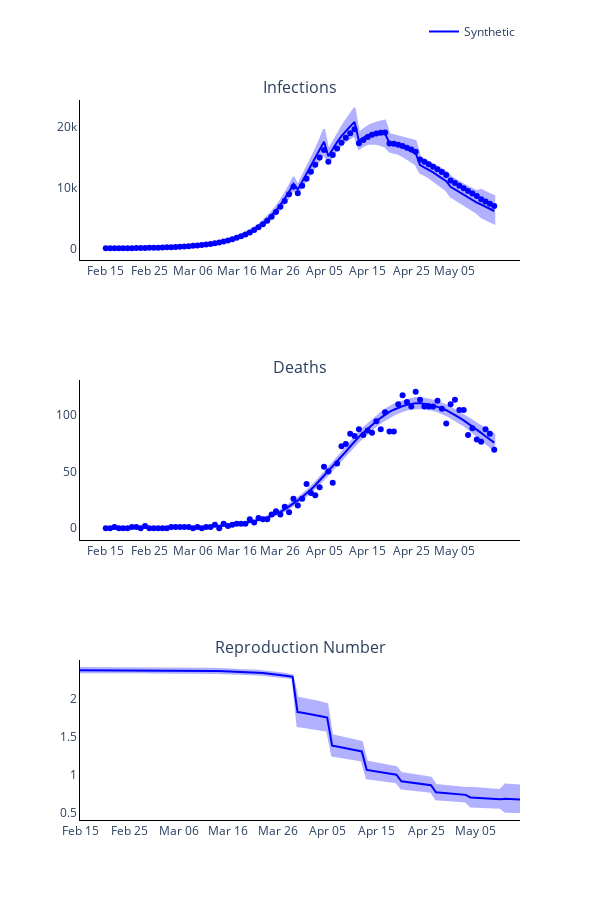

The cell this chart's notebook holds for it:
### Markdown cell above
### Plot observed versus predicted using model with inferred parameters

### Code cell
# Trace names - represent the solver used for the simulation
trace_name = ['Synthetic']
titles = ['Infections', 'Deaths', 'Reproduction Number']

fig = go.Figure()
fig = make_subplots(rows=len(titles), cols=1, subplot_titles=tuple(titles), horizontal_spacing = 0.15)

# Plot (continuous predicted timeline and pointwise observed numbers each day)
for r, region in enumerate(regions):
    # Plot of infections
    fig.add_trace(
        go.Scatter(
            x=times,
            y=new_infec_mean[r].tolist(),
            mode='lines',
            name=trace_name[r],
            line_color=colours[r]
        ),
        row= 1,
        col= 1
    )

    fig.add_trace(
        go.Scatter(
            x=times + times[::-1],
            y=new_infec_upper[r].tolist() + new_infec_lower[r].tolist()[::-1],
            fill='toself',
            fillcolor=colours[r],
            line_color=colours[r],
            opacity=0.3,
            mode='lines',
            showlegend=False,
            name=trace_name[r]
        ),
        row= 1,
        col= 1
    )

    fig.add_trace(
        go.Scatter(
            x=times,
            y=np.sum(new_infec_scipy_solver[r], axis=1).tolist(),
            mode='markers',
            name=trace_name[r],
            showlegend=False,
            line_color=colours[r]
        ),
        row= 1,
        col= 1
    )

    # Plot deaths
    fig.add_trace(
        go.Scatter(
            x=times,
            y=deaths_mean[r].tolist(),
            mode='lines',
            name=trace_name[r],
            showlegend=False,
            line_color=colours[r]
        ),
        row= 2,
        col= 1
    )

    fig.add_trace(
        go.Scatter(
            x=times + times[::-1],
            y=deaths_upper[r].tolist() + deaths_lower[r].tolist()[::-1],
            fill='toself',
            fillcolor=colours[r],
            line_color=colours[r],
            opacity=0.3,
            mode='lines',
            showlegend=False,
            name=trace_name[r]
        ),
        row= 2,
        col= 1
    )

    fig.add_trace(
        go.Scatter(
            x=times,
            y=np.sum(deaths_data[r], axis=1).tolist(),
            mode='markers',
            name=trace_name[r],
            showlegend=False,
            line_color=colours[r]
        ),
        row= 2,
        col= 1
    )

    # Plot reproduction number
    fig.add_trace(
        go.Scatter(
            x=times,
            y=reprod_num_mean[r].tolist(),
            mode='lines',
            name=trace_name[r],
            showlegend=False,
            line_color=colours[r]
        ),
        row= 3,
        col= 1
    )

    fig.add_trace(
        go.Scatter(
            x=times + times[::-1],
            y=reprod_num_upper[r].tolist() + reprod_num_lower[r].tolist()[::-1],
            fill='toself',
            fillcolor=colours[r],
            line_color=colours[r],
            opacity=0.3,
            mode='lines',
            showlegend=False,
            name=trace_name[r]
        ),
        row= 3,
        col= 1
    )

# Add axis labels
fig.update_layout(
    width=600, 
    height=900,
    plot_bgcolor='white',
    xaxis=dict(
        linecolor='black',
        tickvals=np.arange(1, 90, 10).tolist(),
        ticktext=['Feb 15', 'Feb 25', 'Mar 06', 'Mar 16', 'Mar 26', 'Apr 05', 'Apr 15', 'Apr 25', 'May 05', 'May 15']),
    yaxis=dict(linecolor='black'),
    xaxis2=dict(
        linecolor='black',
        tickvals=np.arange(1, 90, 10).tolist(),
        ticktext=['Feb 15', 'Feb 25', 'Mar 06', 'Mar 16', 'Mar 26', 'Apr 05', 'Apr 15', 'Apr 25', 'May 05', 'May 15']),
    yaxis2=dict(linecolor='black'),
    xaxis3=dict(
        linecolor='black',
        tickvals=np.arange(1, 90, 10).tolist(),
        ticktext=['Feb 15', 'Feb 25', 'Mar 06', 'Mar 16', 'Mar 26', 'Apr 05', 'Apr 15', 'Apr 25', 'May 05', 'May 15']),
    yaxis3=dict(linecolor='black'),
    legend=dict(
        orientation='h',
        yanchor="bottom",
        y=1.075,
        xanchor="right",
        x=1)
    )

fig.write_image('images/Figure-3-synthetic.pdf')
fig.show()

### Figure 1 — Plotly figure (JSON) as saved in the notebook; plotly's stock layout.template omitted (floating-point values rounded to 4 significant figures; data arrays with more than 128 entries replaced by an {"elided": "..."} marker saying what was removed)
{"data": [{"line": {"color": "blue"}, "mode": "lines", "name": "Synthetic", "type": "scatter", "x": [1, 2, 3, 4, 5, 6, 7, 8, 9, 10, 11, 12, 13, 14, 15, 16, 17, 18, 19, 20, 21, 22, 23, 24, 25, 26, 27, 28, 29, 30, 31, 32, 33, 34, 35, 36, 37, 38, 39, 40, 41, 42, 43, 44, 45, 46, 47, 48, 49, 50, 51, 52, 53, 54, 55, 56, 57, 58, 59, 60, 61, 62, 63, 64, 65, 66, 67, 68, 69, 70, 71, 72, 73, 74, 75, 76, 77, 78, 79, 80, 81, 82, 83, 84, 85, 86, 87, 88, 89, 90], "xaxis": "x", "y": [52.46, 48.7, 44.42, 43.91, 47.22, 53.36, 61.44, 71.0, 81.99, 94.55, 108.9, 125.5, 144.5, 166.4, 191.6, 220.7, 254.1, 292.6, 336.9, 387.9, 446.5, 513.9, 591.6, 680.8, 783.3, 901.4, 1037.0, 1194.0, 1372.0, 1578.0, 1815.0, 2087.0, 2397.0, 2753.0, 3161.0, 3627.0, 4162.0, 4772.0, 5467.0, 6258.0, 7160.0, 8184.0, 9344.0, 10660.0, 9721.0, 11010.0, 12300.0, 13570.0, 14860.0, 16180.0, 17580.0, 15190.0, 16400.0, 17530.0, 18500.0, 19350.0, 20110.0, 20820.0, 17710.0, 18240.0, 18640.0, 18880.0, 18970.0, 18970.0, 18900.0, 17350.0, 17200.0, 17000.0, 16730.0, 16410.0, 16060.0, 15680.0, 13750.0, 13380.0, 12970.0, 12530.0, 12050.0, 11560.0, 11070.0, 10170.0, 9711.0, 9263.0, 8821.0, 8388.0, 7968.0, 7562.0, 7245.0, 6869.0, 6513.0, 6177.0], "yaxis": "y"}, {"fill": "toself", "fillcolor": "blue", "line": {"color": "blue"}, "mode": "lines", "name": "Synthetic", "opacity": 0.3, "showlegend": false, "type": "scatter", "x": {"elided": "180 int values"}, "xaxis": "x", "y": {"elided": "180 float values"}, "yaxis": "y"}, {"line": {"color": "blue"}, "mode": "markers", "name": "Synthetic", "showlegend": false, "type": "scatter", "x": [1, 2, 3, 4, 5, 6, 7, 8, 9, 10, 11, 12, 13, 14, 15, 16, 17, 18, 19, 20, 21, 22, 23, 24, 25, 26, 27, 28, 29, 30, 31, 32, 33, 34, 35, 36, 37, 38, 39, 40, 41, 42, 43, 44, 45, 46, 47, 48, 49, 50, 51, 52, 53, 54, 55, 56, 57, 58, 59, 60, 61, 62, 63, 64, 65, 66, 67, 68, 69, 70, 71, 72, 73, 74, 75, 76, 77, 78, 79, 80, 81, 82, 83, 84, 85, 86, 87, 88, 89, 90], "xaxis": "x", "y": [52.19, 48.44, 44.16, 43.6, 46.83, 52.86, 60.79, 70.19, 80.97, 93.29, 107.4, 123.5, 142.1, 163.5, 188.1, 216.4, 249.0, 286.5, 329.5, 378.9, 435.7, 501.1, 576.2, 662.5, 761.5, 875.5, 1006.0, 1157.0, 1329.0, 1527.0, 1755.0, 2015.0, 2312.0, 2654.0, 3044.0, 3490.0, 4001.0, 4583.0, 5246.0, 6001.0, 6860.0, 7835.0, 8941.0, 10190.0, 9110.0, 10310.0, 11500.0, 12660.0, 13810.0, 14990.0, 16220.0, 14270.0, 15390.0, 16460.0, 17400.0, 18230.0, 18960.0, 19650.0, 17330.0, 17880.0, 18370.0, 18720.0, 18940.0, 19050.0, 19090.0, 17280.0, 17230.0, 17100.0, 16880.0, 16600.0, 16290.0, 15940.0, 14640.0, 14280.0, 13890.0, 13470.0, 13030.0, 12580.0, 12120.0, 11210.0, 10780.0, 10350.0, 9917.0, 9486.0, 9061.0, 8649.0, 8112.0, 7731.0, 7356.0, 6995.0], "yaxis": "y"}, {"line": {"color": "blue"}, "mode": "lines", "name": "Synthetic", "showlegend": false, "type": "scatter", "x": [1, 2, 3, 4, 5, 6, 7, 8, 9, 10, 11, 12, 13, 14, 15, 16, 17, 18, 19, 20, 21, 22, 23, 24, 25, 26, 27, 28, 29, 30, 31, 32, 33, 34, 35, 36, 37, 38, 39, 40, 41, 42, 43, 44, 45, 46, 47, 48, 49, 50, 51, 52, 53, 54, 55, 56, 57, 58, 59, 60, 61, 62, 63, 64, 65, 66, 67, 68, 69, 70, 71, 72, 73, 74, 75, 76, 77, 78, 79, 80, 81, 82, 83, 84, 85, 86, 87, 88, 89, 90], "xaxis": "x2", "y": [0.011, 0.0246, 0.03874, 0.05306, 0.06791, 0.08382, 0.1013, 0.1208, 0.1428, 0.1679, 0.1964, 0.229, 0.2665, 0.3095, 0.3589, 0.4158, 0.4813, 0.5568, 0.6437, 0.7437, 0.859, 0.9918, 1.145, 1.321, 1.523, 1.756, 2.025, 2.334, 2.69, 3.099, 3.566, 4.105, 4.725, 5.438, 6.257, 7.199, 8.279, 9.52, 10.94, 12.57, 14.44, 16.57, 19.02, 21.81, 24.49, 27.39, 30.56, 34.03, 37.81, 41.91, 46.36, 50.35, 54.4, 58.57, 62.88, 67.31, 71.86, 76.49, 80.37, 84.02, 87.52, 90.87, 94.07, 97.09, 99.93, 102.2, 104.2, 105.9, 107.4, 108.5, 109.4, 110.0, 110.0, 109.6, 109.0, 108.1, 106.9, 105.4, 103.7, 101.7, 99.48, 97.25, 94.84, 92.26, 89.55, 86.73, 83.84, 80.89, 78.13, 75.32], "yaxis": "y2"}, {"fill": "toself", "fillcolor": "blue", "line": {"color": "blue"}, "mode": "lines", "name": "Synthetic", "opacity": 0.3, "showlegend": false, "type": "scatter", "x": {"elided": "180 int values"}, "xaxis": "x2", "y": {"elided": "180 float values"}, "yaxis": "y2"}, {"line": {"color": "blue"}, "mode": "markers", "name": "Synthetic", "showlegend": false, "type": "scatter", "x": [1, 2, 3, 4, 5, 6, 7, 8, 9, 10, 11, 12, 13, 14, 15, 16, 17, 18, 19, 20, 21, 22, 23, 24, 25, 26, 27, 28, 29, 30, 31, 32, 33, 34, 35, 36, 37, 38, 39, 40, 41, 42, 43, 44, 45, 46, 47, 48, 49, 50, 51, 52, 53, 54, 55, 56, 57, 58, 59, 60, 61, 62, 63, 64, 65, 66, 67, 68, 69, 70, 71, 72, 73, 74, 75, 76, 77, 78, 79, 80, 81, 82, 83, 84, 85, 86, 87, 88, 89, 90], "xaxis": "x2", "y": [0, 0, 1, 0, 0, 0, 1, 1, 0, 2, 0, 0, 0, 0, 0, 1, 1, 1, 1, 1, 0, 1, 0, 1, 1, 3, 0, 4, 2, 3, 4, 4, 4, 8, 5, 9, 8, 8, 12, 15, 12, 19, 14, 26, 20, 26, 39, 31, 29, 36, 54, 50, 40, 57, 72, 74, 83, 81, 87, 82, 86, 84, 94, 87, 102, 85, 85, 109, 117, 111, 107, 120, 113, 107, 107, 107, 112, 105, 92, 109, 113, 104, 104, 82, 88, 78, 76, 87, 83, 69], "yaxis": "y2"}, {"line": {"color": "blue"}, "mode": "lines", "name": "Synthetic", "showlegend": false, "type": "scatter", "x": [1, 2, 3, 4, 5, 6, 7, 8, 9, 10, 11, 12, 13, 14, 15, 16, 17, 18, 19, 20, 21, 22, 23, 24, 25, 26, 27, 28, 29, 30, 31, 32, 33, 34, 35, 36, 37, 38, 39, 40, 41, 42, 43, 44, 45, 46, 47, 48, 49, 50, 51, 52, 53, 54, 55, 56, 57, 58, 59, 60, 61, 62, 63, 64, 65, 66, 67, 68, 69, 70, 71, 72, 73, 74, 75, 76, 77, 78, 79, 80, 81, 82, 83, 84, 85, 86, 87, 88, 89, 90], "xaxis": "x3", "y": [2.367, 2.367, 2.367, 2.367, 2.367, 2.367, 2.367, 2.367, 2.366, 2.366, 2.366, 2.366, 2.366, 2.366, 2.366, 2.365, 2.365, 2.365, 2.364, 2.364, 2.364, 2.363, 2.362, 2.362, 2.361, 2.36, 2.359, 2.358, 2.356, 2.355, 2.353, 2.351, 2.348, 2.345, 2.342, 2.338, 2.334, 2.329, 2.323, 2.317, 2.31, 2.301, 2.291, 2.281, 1.82, 1.811, 1.801, 1.789, 1.777, 1.763, 1.749, 1.382, 1.371, 1.359, 1.347, 1.334, 1.32, 1.306, 1.064, 1.054, 1.044, 1.033, 1.023, 1.013, 1.002, 0.917, 0.9082, 0.8996, 0.8911, 0.8828, 0.8747, 0.8668, 0.7732, 0.767, 0.7612, 0.7555, 0.7501, 0.7449, 0.7399, 0.7066, 0.7024, 0.6984, 0.6946, 0.6909, 0.6875, 0.6842, 0.6884, 0.6854, 0.6825, 0.6798], "yaxis": "y3"}, {"fill": "toself", "fillcolor": "blue", "line": {"color": "blue"}, "mode": "lines", "name": "Synthetic", "opacity": 0.3, "showlegend": false, "type": "scatter", "x": {"elided": "180 int values"}, "xaxis": "x3", "y": {"elided": "180 float values"}, "yaxis": "y3"}], "layout": {"annotations": [{"font": {"size": 16}, "showarrow": false, "text": "Infections", "x": 0.5, "xanchor": "center", "xref": "paper", "y": 1, "yanchor": "bottom", "yref": "paper"}, {"font": {"size": 16}, "showarrow": false, "text": "Deaths", "x": 0.5, "xanchor": "center", "xref": "paper", "y": 0.6111, "yanchor": "bottom", "yref": "paper"}, {"font": {"size": 16}, "showarrow": false, "text": "Reproduction Number", "x": 0.5, "xanchor": "center", "xref": "paper", "y": 0.2222, "yanchor": "bottom", "yref": "paper"}], "height": 900, "legend": {"orientation": "h", "x": 1, "xanchor": "right", "y": 1.075, "yanchor": "bottom"}, "plot_bgcolor": "white", "width": 600, "xaxis": {"anchor": "y", "domain": [0, 1], "linecolor": "black", "ticktext": ["Feb 15", "Feb 25", "Mar 06", "Mar 16", "Mar 26", "Apr 05", "Apr 15", "Apr 25", "May 05", "May 15"], "tickvals": [1, 11, 21, 31, 41, 51, 61, 71, 81]}, "xaxis2": {"anchor": "y2", "domain": [0, 1], "linecolor": "black", "ticktext": ["Feb 15", "Feb 25", "Mar 06", "Mar 16", "Mar 26", "Apr 05", "Apr 15", "Apr 25", "May 05", "May 15"], "tickvals": [1, 11, 21, 31, 41, 51, 61, 71, 81]}, "xaxis3": {"anchor": "y3", "domain": [0, 1], "linecolor": "black", "ticktext": ["Feb 15", "Feb 25", "Mar 06", "Mar 16", "Mar 26", "Apr 05", "Apr 15", "Apr 25", "May 05", "May 15"], "tickvals": [1, 11, 21, 31, 41, 51, 61, 71, 81]}, "yaxis": {"anchor": "x", "domain": [0.7778, 1], "linecolor": "black"}, "yaxis2": {"anchor": "x2", "domain": [0.3889, 0.6111], "linecolor": "black"}, "yaxis3": {"anchor": "x3", "domain": [0, 0.2222], "linecolor": "black"}}}
